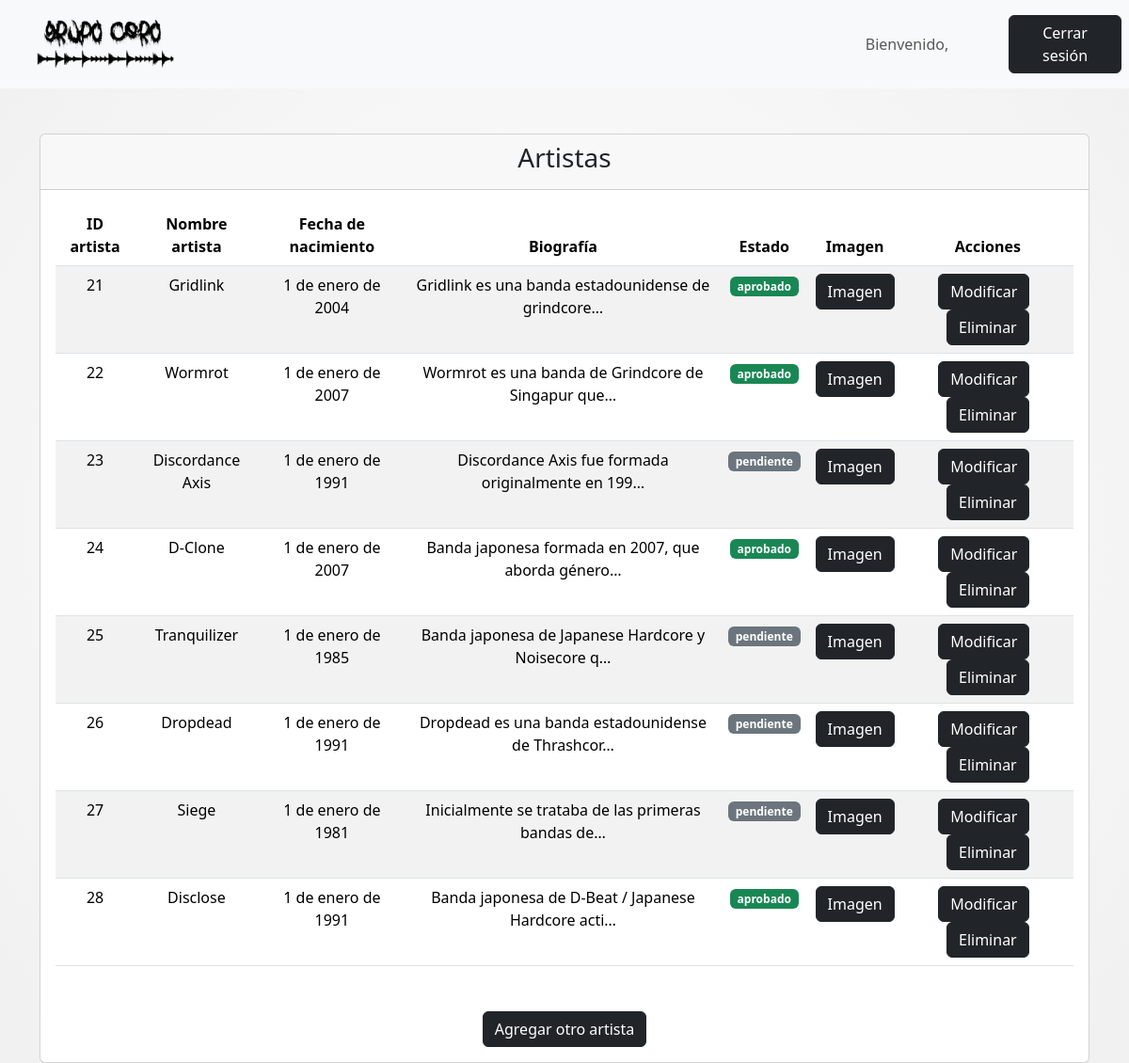
The page /artistasobjects/ on the database as committed earlier.
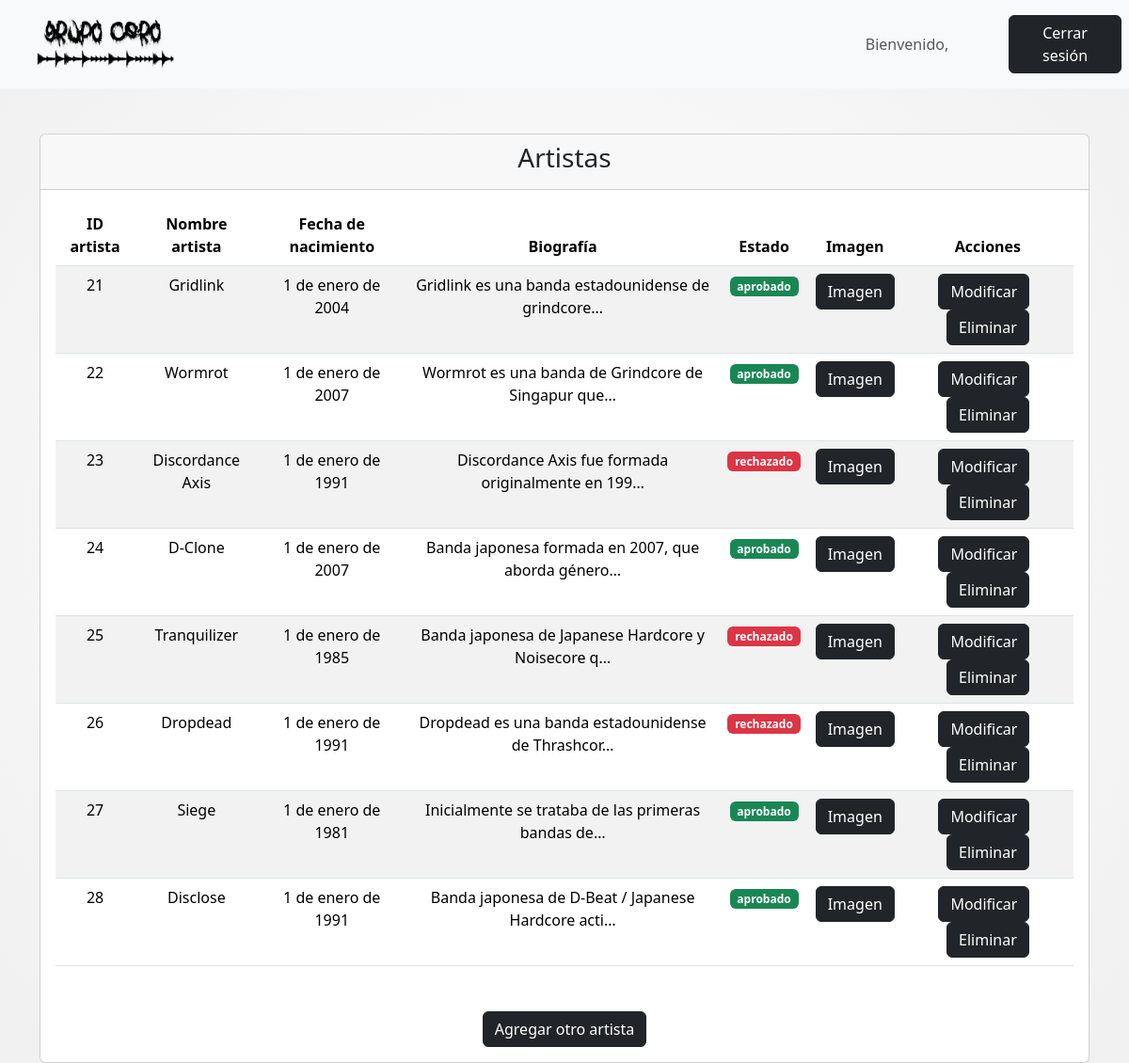
The same page on the database as committed later.
### core/models.py (models this page shows, shortened)
class Artista(models.Model):
    nombreArtista = models.CharField(max_length=50)
    fecha_nacimiento = models.DateField(null=True, blank=True)
    biografia = models.TextField()
    imagen = models.ImageField(upload_to='artistas/', null=False, blank=False)
    aprobado = models.CharField(max_length=20, choices=TIPO_APROBACION, default='pendiente')
    fecha_solicitud = models.DateField(null=True, blank=True, default=datetime.date.today)
    feedback = models.TextField(blank=True)
    class Meta:
        verbose_name = "Artista"
        verbose_name_plural = "Artistas"

### core/views.py (the view)
# urls.py: path('artistasobjects/', artistasobjects, name='artistasobjects'),
def artistasobjects(request):
    auxArtObj = {
        'listaArtObj' : Artista.objects.all()
    }
    return render(request, 'core/miembros/artistas/artistasobjects.html', auxArtObj)

### core/templates/core/miembros/artistas/artistasobjects.html (shortened to what this page needs)
<!DOCTYPE html>
<html lang="es">
    {% load static %}
<head>
    <link href="https://cdn.jsdelivr.net/npm/bootstrap@5.3.3/dist/css/bootstrap.min.css" rel="stylesheet">
    <link rel="stylesheet" href="{% static 'core/css/style.css' %}">
</head>
<body>
<nav class="navbar navbar-expand-sm bg-light navbar-light justify-content-center">
    <div class="container-fluid">
        <a class="navbar-brand" href="{% url 'miembrosindex' %}">
            <img src="{% static 'core/img/LOGO.png' %}" alt="Avatar Logo" style="width:200px;" class="rounded-pill">
        </a>
    </div>
    <ul class="navbar-nav">
        <li class="nav-item">
            <a class="nav-link text-center" style="width:200px;">Bienvenido, {{ user.username }}</a>
        </li>
    </ul>
    <ul class="navbar-nav">
        <li class="nav-item">
            <a class="nav-link" href="{% url 'logout' %}">
                <button class="btn btn-dark" type="button" style="width:120px;">Cerrar sesión</button>
            </a>
        </li>
    </ul>
</nav>
<div class="container mt-5 text-center">
    <div class="card">
        <div class="card-header">
            <h3 class="card-title">Artistas</h3>
        </div>
        <div class="card-body">
            <table class="table table-striped mb-5">
                <thead>
                    <tr>
                        <th scope="col">ID artista</th>
                        <th scope="col">Nombre artista</th>
                        <th scope="col">Fecha de nacimiento</th>
                        <th scope="col">Biografía</th>
                        <th scope="col">Estado</th>
                        <th scope="col">Imagen</th>
                        <th scope="col">Acciones</th>
                    </tr>
                </thead>
                <tbody>
                    {% for auxArtObj in listaArtObj %}
                    <tr>
                        <td>{{ auxArtObj.pk }}</td>
                        <td>{{ auxArtObj.nombreArtista }}</td>
                        <td>{{ auxArtObj.fecha_nacimiento }}</td>
                        <td>{{ auxArtObj.biografia|truncatechars:50 }}</td>
                        {% if auxArtObj.aprobado == 'aprobado' %}
                            <td><span class="badge bg-success">{{ auxArtObj.aprobado }}</span></td>
                        {% elif auxArtObj.aprobado == 'pendiente' %}
                            <td><span class="badge bg-secondary">{{ auxArtObj.aprobado }}</span></td>
                        {% else %}
                        <td><span class="badge bg-danger" data-bs-toggle="modal" data-bs-target="#feedbackModal{{ auxArtObj.pk }}" data-bs-placement="top" title="{{ auxArtObj.feedback }}">{{ auxArtObj.aprobado }}</span></td>
                        {% endif %}
                        <td>
                            {% if auxArtObj.imagen %}
                                <a href="#" class="btn btn-dark" data-bs-toggle="modal" data-bs-target="#modalImagen{{ auxArtObj.pk }}">Imagen</a>
                            {% endif %}
                        </td>
                        <td>
                            <a href="{% url 'artistasupdate' auxArtObj.pk %}" class="btn btn-dark me-2">Modificar</a>
                            <button type="button" class="btn btn-dark" data-bs-toggle="modal" data-bs-target="#confirmModal{{ auxArtObj.pk }}">
                                Eliminar
                            </button>
                        </td>
                    </tr>
                    {% endfor %}
                </tbody>
            </table>
            <div class="text-center">
                <a href="{% url 'artistasadd' %}" class="btn btn-dark">Agregar otro artista</a>
            </div>
        </div>
    </div>
</div>
</body>
</html>

Rows that differ between the two databases and show on the page:
changed Artista "Discordance Axis": aprobado "pendiente" → "rechazado"
changed Artista "Tranquilizer": feedback empty → "no" (drawn); aprobado "pendiente" → "rechazado"
changed Artista "Dropdead": feedback empty → "por que no" (drawn); aprobado "pendiente" → "rechazado"
changed Artista "Siege": aprobado "pendiente" → "aprobado"
